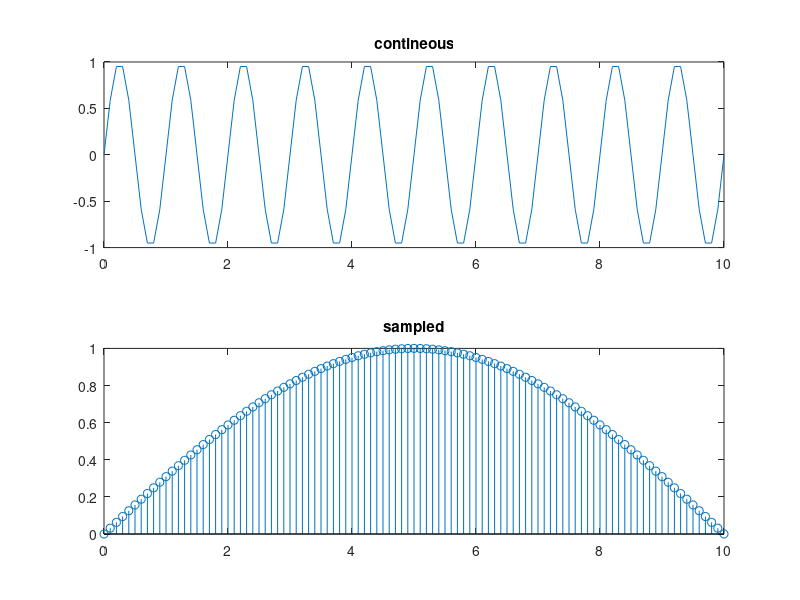

Source code (MATLAB): (Note: this script raises an error after producing the figure.)
%Reminder 1
f = 1;
fs = 20;
t= 0 : 0.1 : 10;
y1 = sin(2*pi*f*t);
y2 = sin((2*pi*f*t)/fs);

figure
subplot(2,1,1)      
plot(t,y1)
title('contineous')

subplot(2,1,2)      
stem(t,y2)       
title('sampled')


%% Ex 1 %%%%%%%%%%%%%%%%%%%%%%%%%%%%

x = step(10,4);

for k = 1 : 9   
    y(k) = (x(k) + x(k+1))/2;
end

figure(2);
stem(y);

% 1.2:
% my modification is to use y(k) = x(k) + x(k-1),, Let's try this!

for k = 2 : 10   
   y(k) = (x(k) + x(k-1))/2;
end

figure;
stem(y);

%% Ex 2 %%%%%%%%%%%%%%%%%%%%%%%%%%%%
f = step(10,4);

for k = 1 : 10   
    y1(k) = sum(f(1:k));
end

figure;
stem(y);
% for step, it is not stable >> will add up to infinity

%%%%%%%%%%%%
%2.2
f = Dirac(10, 4);
for k = 1 : 10   
    y2(k) = sum(f(1:k)) ;
end
figure;
stem(y);
% for Dirac, it is stable >> will converge to a certain number

%%%%%%%%%%%%
%2.3
x = Dirac(10, 4);
for k = 2 : 10   
    y(k) = x(k) + 2*y(k-1);
end
figure;
stem(y);
% this system will not be stable >> add up to infinit

%%%%%%%%%%%%
%2.4
x = Dirac(10, 4);
for k = 2 : 10   
    y(k) = x(k) + y(k-1)/3;
end
figure;
stem(y);
%this system will be stable >> add up to 0


%% Ex 3 %%%%%%%%%%%%%%%%%%%%%%%%%%%%




